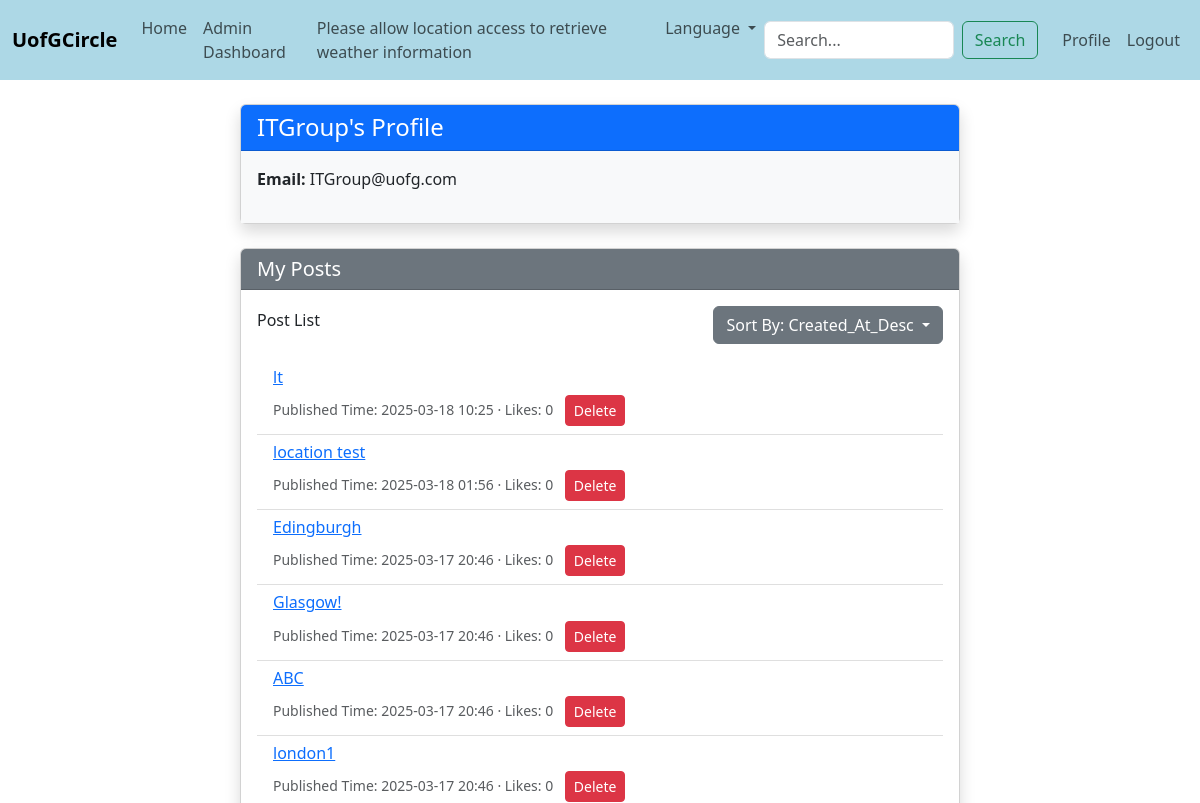
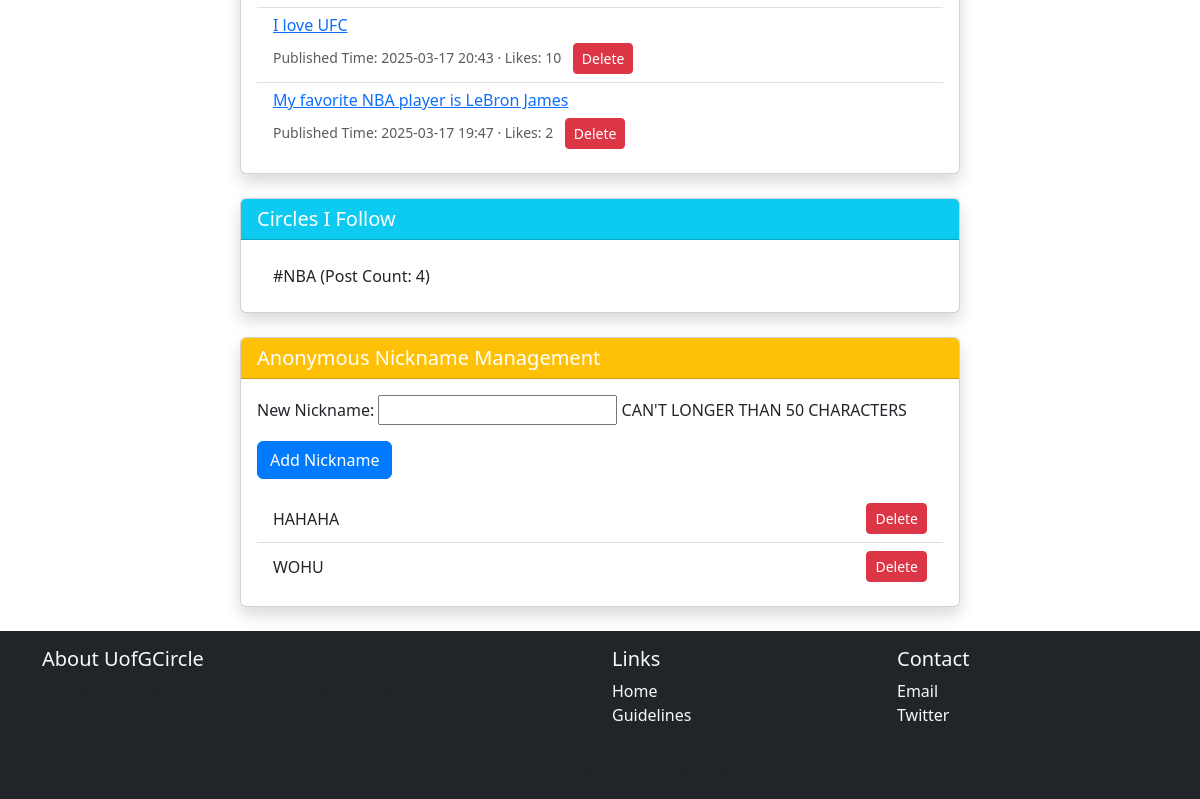
The page /profile/ (signed in) on the database as committed earlier (2 pictures, top to bottom).
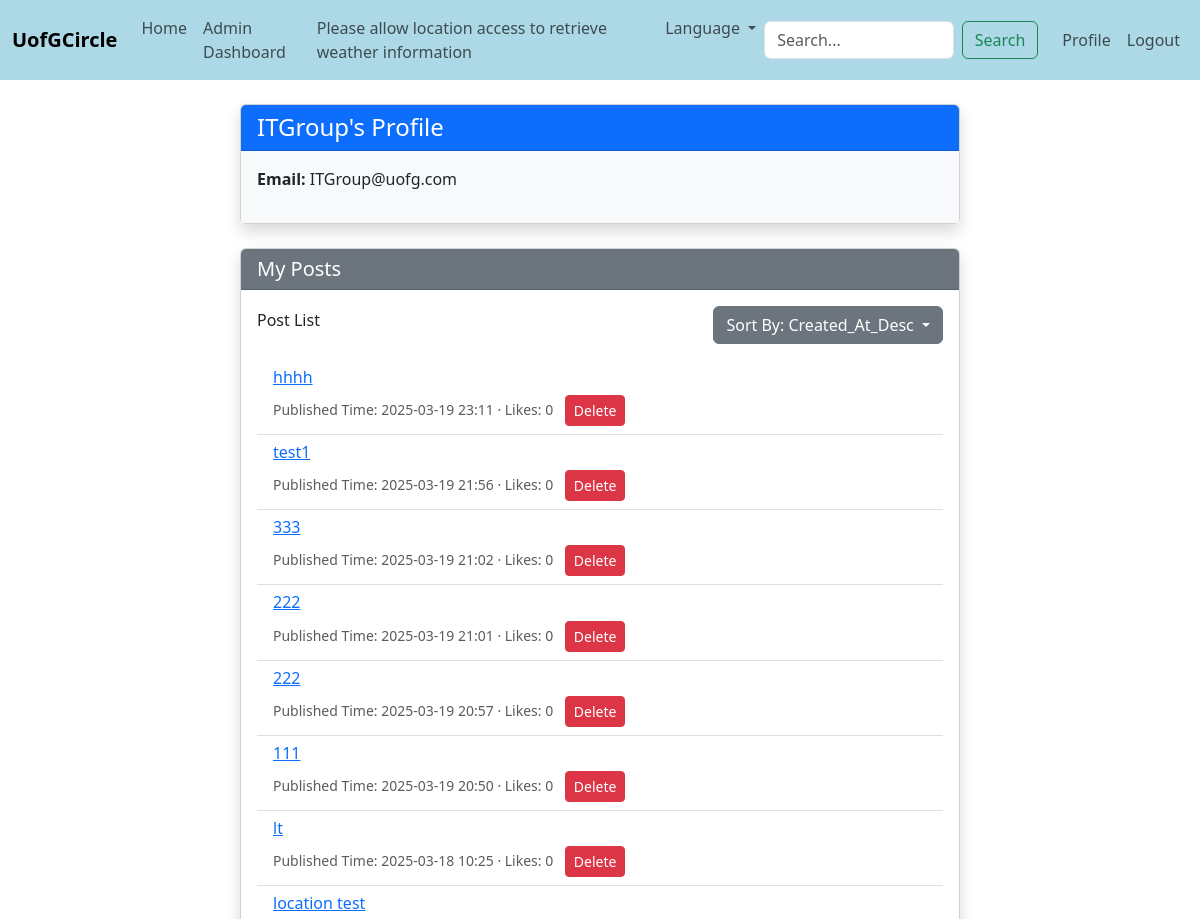
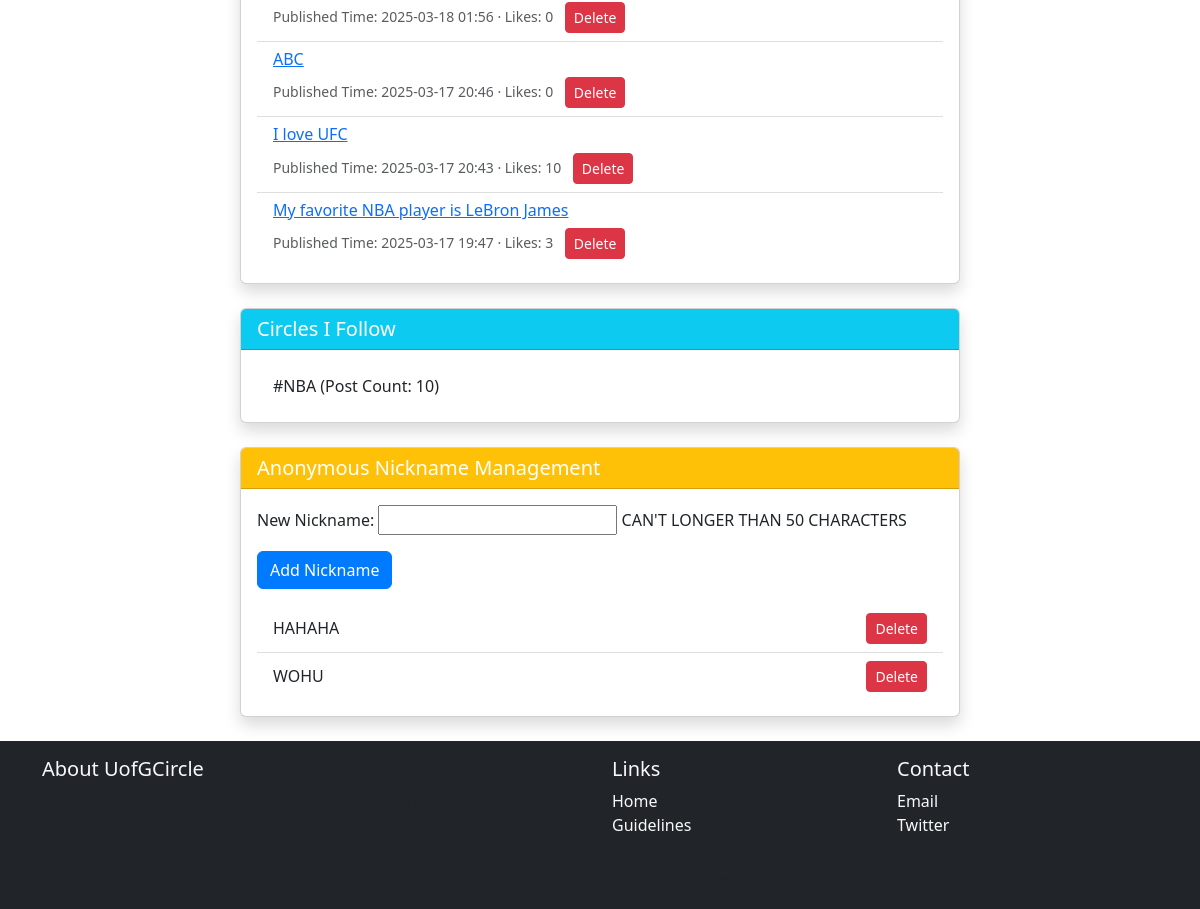
The same page on the database as committed later (2 pictures, top to bottom).
### forum/models.py (models this page shows, shortened)
class GUser(AbstractUser):
    email = models.EmailField(unique=True)
    anonymous_nicknames = models.JSONField(default=list, blank=True)  # store many nicknames
    is_admin = models.BooleanField(default=False)

class Post(models.Model):
    user = models.ForeignKey(GUser, on_delete=models.CASCADE)
    circle = models.ForeignKey(TopicCircle, on_delete=models.CASCADE)
    content = models.TextField()
    is_anonymous = models.BooleanField(default=False)
    nickname = models.CharField(max_length=50, blank=True, null=True)  # used when want to be anonymous
    location = models.CharField(max_length=100, blank=True, null=True)  # real time location
    created_at = models.DateTimeField(auto_now_add=True)
    likes = models.IntegerField(default=0)
    dislikes = models.IntegerField(default=0)
    is_pinned = models.BooleanField(default=False)
    is_recommended = models.BooleanField(default=False)
    location = models.CharField(max_length=100, blank=True, null=True)

class TopicCircle(models.Model):
    name = models.CharField(max_length=100, unique=True)
    description = models.TextField(blank=True)
    created_at = models.DateTimeField(auto_now_add=True)
    created_by = models.ForeignKey(GUser, on_delete=models.SET_NULL, null=True, limit_choices_to={'is_admin': True})  # only admin user can do this
    is_active = models.BooleanField(default=True)

### forum/views.py (the view, shortened to what this page needs)
# urls.py: path('profile/', views.profile, name='profile'),
@login_required
def profile(request):
    sort_by = request.GET.get('sort', 'created_at_desc')
    sort_options = {
        'created_at_desc': '-created_at',
        'created_at_asc': 'created_at',
        'likes_desc': '-likes',
        'likes_asc': 'likes',
    }
    sort_field = sort_options.get(sort_by, '-created_at')
    user_posts = Post.objects.filter(user=request.user).order_by(sort_field)
    followed_circles = TopicCircle.objects.filter(
        usercirclefollow__user=request.user,
        is_active=True
    ).annotate(post_count=Count('post'))
    form = NicknameForm()
    return render(request, 'forum/profile.html', {
        'nicknames': request.user.anonymous_nicknames,
        'form': form,
        'user_posts': user_posts,
        'sort_by': sort_by,
        'followed_circles': followed_circles
    })

### forum/forms.py (shortened to what this page needs)
class NicknameForm(forms.Form):
    nickname = forms.CharField(
        max_length=50,
        label="New Nickname",
        help_text="CAN'T LONGER THAN 50 CHARACTERS",
        required=True
    )

### forum/templates/forum/profile.html (shortened to what this page needs)
{% extends "base.html" %}
{% load static %}
{% block head %}
    <link rel="stylesheet" href="{% static 'css/profile.css' %}">
{% endblock %}
{% block content %}
<div class="container-fluid min-vh-100">
    <div class="row justify-content-center">
        <div class="col-lg-8">
            <div class="card shadow mb-4 profile-info">
                <div class="card-header bg-primary text-white">
                    <h4 class="mb-0">{{ user.username }}'s Profile</h4>
                </div>
                <div class="card-body">
                    <p><strong>Email:</strong> {{ user.email }}</p>
                </div>
            </div>
            <div class="card shadow mb-4 posts-list">
                <div class="card-header bg-secondary text-white">
                    <h5 class="mb-0">My Posts</h5>
                </div>
                <div class="card-body">
                    <div class="d-flex justify-content-between align-items-center mb-3">
                        <h6>Post List</h6>
                        <div class="dropdown">
                            <button class="btn btn-secondary dropdown-toggle" type="button" id="sortDropdown" data-bs-toggle="dropdown" aria-expanded="false">
                                Sort By: {{ sort_by|title }}
                            </button>
                        </div>
                    </div>
                    <div class="list-group">
                        {% for post in user_posts %}
                            <div class="list-group-item">
                                <h6><a href="{% url 'post_detail' post.id %}">{{ post.content|truncatechars:50 }}</a></h6>
                                <small class="text-muted">
                                    Published Time: {{ post.created_at|date:"Y-m-d H:i" }} · Likes: {{ post.likes }}
                                </small>
                                <a href="{% url 'user_post_delete' post.id %}" class="btn btn-sm btn-danger ms-2">Delete</a>
                            </div>
                        {% empty %}
                            <div class="text-center text-muted py-3">No posts yet</div>
                        {% endfor %}
                    </div>
                </div>
            </div>
            <div class="card shadow mb-4 followed-circles">
                <div class="card-header bg-info text-white">
                    <h5 class="mb-0">Circles I Follow</h5>
                </div>
                <div class="card-body">
                    <div class="list-group">
                        {% for circle in followed_circles %}
                            <a href="{% url 'circle_detail' circle.id %}" class="list-group-item list-group-item-action">
                                #{{ circle.name }} (Post Count: {{ circle.post_count }})
                            </a>
                        {% empty %}
                            <div class="text-center text-muted py-3">Not following any circles yet</div>
                        {% endfor %}
                    </div>
                </div>
            </div>
            <div class="card shadow mb-4 nicknames-manage">
                <div class="card-header bg-warning text-white">
                    <h5 class="mb-0">Anonymous Nickname Management</h5>
                </div>
                <div class="card-body">
                    <form method="post" action="{% url 'profile' %}">
                        {{ form.as_p }}
                        <button type="submit" class="btn btn-primary">Add Nickname</button>
                    </form>
                    <ul class="list-group mt-3">
                        {% for nickname in nicknames %}
                            <li class="list-group-item d-flex justify-content-between align-items-center">
                                {{ nickname }}
                                <form method="post" action="{% url 'profile' %}" class="d-inline">
                                    <button type="submit" class="btn btn-sm btn-danger">Delete</button>
                                </form>
                            </li>
                        {% empty %}
                            <div class="text-center text-muted py-3">No anonymous nicknames yet</div>
                        {% endfor %}
                    </ul>
                </div>
            </div>
        </div>
    </div>
</div>
{% endblock %}

### forum/templates/base.html (shortened to what this page needs)
{% load static %}
<!DOCTYPE html>
<html lang="en">
<head>
    <link href="https://cdn.jsdelivr.net/npm/bootstrap@5.3.0/dist/css/bootstrap.min.css" rel="stylesheet">
    {% block head %}{% endblock %}
</head>
<body>
    {% include "includes/navbar.html" %}
    <div class="container mt-4">
        {% block content %}{% endblock %}
    </div>
    {% include "includes/footer.html" %}
</body>
</html>

### forum/templates/includes/navbar.html (shortened to what this page needs)
{% load static %}
<nav class="navbar navbar-expand-lg navbar-light bg-light">
    <div class="container-fluid">
        <a class="navbar-brand" href="{% url 'home' %}">UofGCircle</a>
        <div class="collapse navbar-collapse" id="navbarNav">
            <ul class="navbar-nav me-auto mb-2 mb-lg-0">
                <li class="nav-item">
                    <a class="nav-link" href="{% url 'home' %}">Home</a>
                </li>
                {% if user.is_authenticated and user.is_admin %}
                    <li class="nav-item">
                        <a class="nav-link" href="{% url 'admin_dashboard' %}">Admin Dashboard</a>
                    </li>
                {% endif %}
                <li class="nav-item">
                    <span class="nav-link">
                         <span id="weather-info">加载中...</span>
                    </span>
                </li>
                <li class="nav-item dropdown">
                    <a class="nav-link dropdown-toggle" href="#" id="languageDropdown" role="button" data-bs-toggle="dropdown" aria-expanded="false">
                        Language
                    </a>
                </li>
            </ul>
            <form class="d-flex me-3" method="get" action="{% url 'search' %}">
                <input class="form-control me-2" type="search" name="q" placeholder="Search..." aria-label="Search">
                <button class="btn btn-outline-success" type="submit">Search</button>
            </form>
            <ul class="navbar-nav">
                {% if user.is_authenticated %}
                    <li class="nav-item">
                        <a class="nav-link" href="{% url 'profile' %}">Profile</a>
                    </li>
                    <li class="nav-item">
                        <form method="post" action="{% url 'logout' %}" style="display:inline;">
                            <button type="submit" class="nav-link btn btn-link">Logout</button>
                        </form>
                    </li>
                {% endif %}
            </ul>
        </div>
    </div>
</nav>

### forum/templates/includes/footer.html
<footer class="footer mt-auto py-3 bg-dark text-light">
  <div class="container">
    <div class="row">
      <div class="col-md-6">
        <h5>About UofGCircle</h5>
        <p class="text-muted">Connecting students across cultural boundaries since 2023.</p>
      </div>
      <div class="col-md-3">
        <h5>Links</h5>
        <ul class="list-unstyled">
          <li><a href="{% url 'home' %}" class="text-light text-decoration-none">Home</a></li>
          <li><a href="#" class="text-light text-decoration-none">Guidelines</a></li>
        </ul>
      </div>
      <div class="col-md-3">
        <h5>Contact</h5>
        <ul class="list-unstyled">
          <li><a href="mailto:contact@uofgcircle.com" class="text-light text-decoration-none">Email</a></li>
          <li><a href="#" class="text-light text-decoration-none">Twitter</a></li>
        </ul>
      </div>
    </div>
    <div class="text-center mt-3">
      <span class="text-muted">&copy; 2023 UofGCircle. All rights reserved.</span>
    </div>
  </div>
</footer>

### forum/static/css/profile.css (style rules this page uses)
.profile-info .card-header { background-color: #007bff; color: white; }
.profile-info .card-body { background-color: #f8f9fa; }
.posts-list .card-header { background-color: #6c757d; color: white; }
.posts-list .list-group-item { border: none; border-bottom: 1px solid rgba(0,0,0,.125); }
.posts-list .list-group-item:last-child { border-bottom: 0; }
.followed-circles .card-header { background-color: #17a2b8; color: white; }
.followed-circles .list-group-item { border: none; border-bottom: 1px solid rgba(0,0,0,.125); }
.followed-circles .list-group-item:last-child { border-bottom: 0; }
.nicknames-manage .card-header { background-color: #ffc107; color: white; }
.nicknames-manage .list-group-item { border: none; border-bottom: 1px solid rgba(0,0,0,.125); }
.nicknames-manage .list-group-item:last-child { border-bottom: 0; }
.btn-primary { background-color: #007bff; border-color: #007bff; }
.btn-danger { background-color: #dc3545; border-color: #dc3545; }

### forum/templates/includes/navbar.html (style rules this page uses)
.navbar.navbar-light { background-color: #ADD8E6; }
.bg-light { background-color: #ADD8E6 !important; }
.navbar-brand { font-weight: bold; }

Rows that differ between the two databases and show on the page:
removed Post: content "Edingburgh", created_at "2025-03-17 20:46", likes "0"
removed Post: content "Glasgow!", created_at "2025-03-17 20:46", likes "0"
removed Post: content "london1", created_at "2025-03-17 20:46", likes "0"
added Post: content "hhhh", created_at "2025-03-19 23:11", likes "0"
added Post: content "test1", created_at "2025-03-19 21:56", likes "0"
added Post: content "333", created_at "2025-03-19 21:02", likes "0"
added Post: content "222", created_at "2025-03-19 21:01", likes "0"
added Post: content "222", created_at "2025-03-19 20:57", likes "0"
added Post: content "111", created_at "2025-03-19 20:50", likes "0"
changed Post "My favorite NBA player is LeBron James": likes "2" → "3"
computed for TopicCircle "NBA": post_count "4" → "10"
